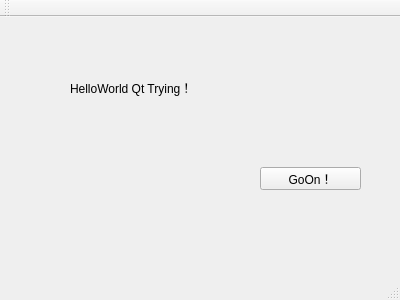
<?xml version="1.0" encoding="UTF-8"?>
<ui version="4.0">
 <class>MainWindow</class>
 <widget class="QMainWindow" name="MainWindow">
  <property name="geometry">
   <rect>
    <x>0</x>
    <y>0</y>
    <width>400</width>
    <height>300</height>
   </rect>
  </property>
  <property name="windowTitle">
   <string>MainWindow</string>
  </property>
  <widget class="QWidget" name="centralWidget">
   <widget class="QLabel" name="label">
    <property name="geometry">
     <rect>
      <x>70</x>
      <y>50</y>
      <width>141</width>
      <height>41</height>
     </rect>
    </property>
    <property name="text">
     <string>HelloWorld Qt Trying！</string>
    </property>
   </widget>
   <widget class="QPushButton" name="pushButton">
    <property name="geometry">
     <rect>
      <x>260</x>
      <y>150</y>
      <width>101</width>
      <height>23</height>
     </rect>
    </property>
    <property name="text">
     <string>GoOn！</string>
    </property>
   </widget>
  </widget>
  <widget class="QMenuBar" name="menuBar">
   <property name="geometry">
    <rect>
     <x>0</x>
     <y>0</y>
     <width>400</width>
     <height>23</height>
    </rect>
   </property>
  </widget>
  <widget class="QToolBar" name="mainToolBar">
   <attribute name="toolBarArea">
    <enum>TopToolBarArea</enum>
   </attribute>
   <attribute name="toolBarBreak">
    <bool>false</bool>
   </attribute>
  </widget>
  <widget class="QStatusBar" name="statusBar"/>
 </widget>
 <layoutdefault spacing="6" margin="11"/>
 <resources/>
 <connections/>
</ui>
